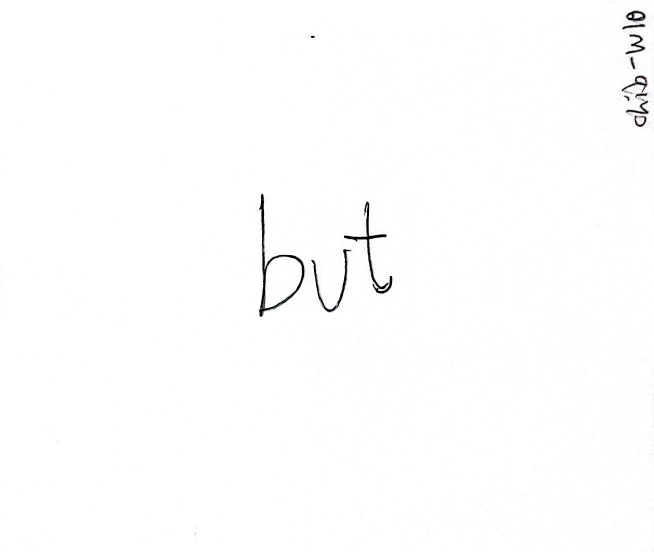
#> input picture Handwriting-Distinguisher/data/raw/raw_images/HAMS-C_10.jpg, 1308 x 1104 px, found by its file name (shown at 1/2 size); its folder holds only this picture in this run
$ python 'test processing script.py'
#> lines starting #> are read from the running program, lines starting #| are printed output that depends on the picture; after the words box and inside, x2 and y2 are one past the last pixel; in counts of white or black regions, pixels touching at a corner belong together
import cv2
import os
import numpy as np

# Configuration Directories
INPUT_DIR = "C:\\Users\\BC-Tech\\Documents\\Chibueze's Code\\Personal-Projects\\Handwriting-Distinguisher\\data\\raw\\raw_images"
OUTPUT_DIR = "C:\\Users\\BC-Tech\\Documents\\Chibueze's Code\\Personal-Projects\\Handwriting-Distinguisher\\data\\processed"
OUTPUT_C = "C:\\Users\\BC-Tech\\Documents\\Chibueze's Code\\Personal-Projects\\Handwriting-Distinguisher\\data\\processed\\HAMS_C"
OUTPUT_K = "C:\\Users\\BC-Tech\\Documents\\Chibueze's Code\\Personal-Projects\\Handwriting-Distinguisher\\data\\processed\\HAMS_K"
OUTPUT_Z = "C:\\Users\\BC-Tech\\Documents\\Chibueze's Code\\Personal-Projects\\Handwriting-Distinguisher\\data\\processed\\HAMS_Z"

TARGET_SIZE = (128, 128)
MARGIN = 0.15 # 15% margin around detected handwriting
EDGE_MARGIN = 0.12 # 12% margin from edges to discard components

os.makedirs(OUTPUT_DIR, exist_ok=True)

for filename in os.listdir(INPUT_DIR):
    if not filename.lower().endswith((".png", ".jpg", ".jpeg")):
        continue

    img = cv2.imread(os.path.join(INPUT_DIR, filename))
#> img is the input picture: shape (1104, 1308, 3); mean B, G, R 253.5, 253.5, 253.5

    # convert to grayscale
    gray = cv2.cvtColor(img, cv2.COLOR_BGR2GRAY)

    # Gaussian blur + Otsu's thresholding
    blurred = cv2.GaussianBlur(gray, (5, 5), 0)
    _, thresh = cv2.threshold(
        blurred, 0, 255, cv2.THRESH_BINARY_INV + cv2.THRESH_OTSU
    )
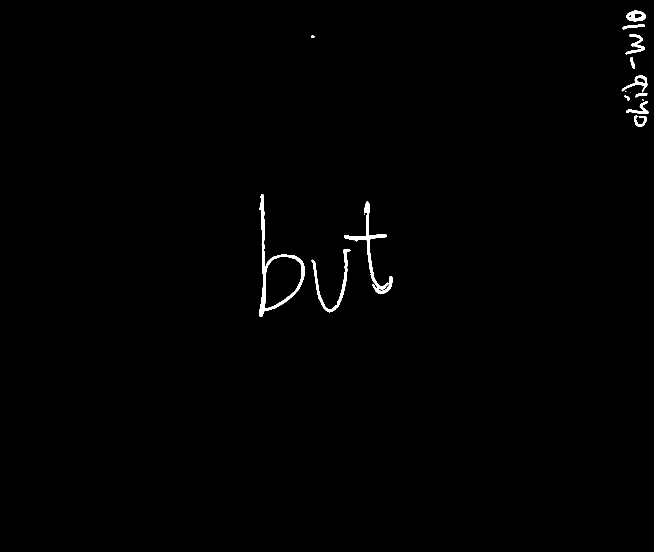
#> thresh: shape (1104, 1308) (shown at 1/2 size); 0.62% white; 17 white regions (4 under 20 px), largest, box (x1, y1, x2, y2) and area: (518, 388, 609, 634) 2789, (688, 403, 785, 587) 2053, (623, 498, 702, 625) 1334

    # connected components (find separate handwriting blobs)
    num_labels, labels, stats, centroids = cv2.connectedComponentsWithStats(thresh)
#> labels: shape (1104, 1308) int32; 18 distinct labels, from 0 to 17
#> num_labels = 18; stats = 18 rows, first 6: [0, 0, 1308, 1104, 1435111], [1252, 21, 39, 22, 525], [1245, 48, 45, 11, 234], [1251, 69, 39, 40, 514], [622, 71, 7, 5, 30], [1261, 114, 9, 24, 126]; centroids = 18 rows, first 8: [652.4, 552.4], [1271.2, 32.07], [1267.2, 52.3], [1272.6, 89.36], [624.9, 73.07], [1264.8, 125.7], [1275.7, 165.8], [1250.8, 182.8]

    h, w = gray.shape
#> h = 1104; w = 1308
    keep_mask = np.zeros_like(thresh)

    for i in range(1, num_labels):
        x, y, bw, bh, area = stats[i]

        cx, cy = centroids[i]

        # discard small noise
        if area < 50:
            continue

        # discard components near edges (likely labels / marks)
        if (
            cx < EDGE_MARGIN * w
            or cx > (1 - EDGE_MARGIN) * w
            or cy < EDGE_MARGIN * h
            or cy > (1 - EDGE_MARGIN) * h
        ):
            continue

        keep_mask[labels == i] = 255
#> this loop made 17 passes
#> (x, y, bw, bh, area, cx, cy) on passes 1, 2, 3, 4, 5, 6, 9, 10, 12, 13, 14, 15: (1252, 21, 39, 22, 525, 1271.2, 32.07), (1245, 48, 45, 11, 234, 1267.2, 52.3), (1251, 69, 39, 40, 514, 1272.6, 89.36), (622, 71, 7, 5, 30, 624.9, 73.07), (1261, 114, 9, 24, 126, 1264.8, 125.7), (1243, 151, 52, 34, 490, 1275.7, 165.8), (1270, 186, 25, 9, 124, 1282.1, 189.3), (1248, 191, 11, 11, 55, 1254.1, 195.1), (1252, 202, 45, 26, 374, 1279.3, 218.8), (1269, 231, 24, 23, 256, 1280.3, 242), (518, 388, 91, 246, 2789, 547.1, 534.2), (688, 403, 97, 184, 2053, 743.4, 504)
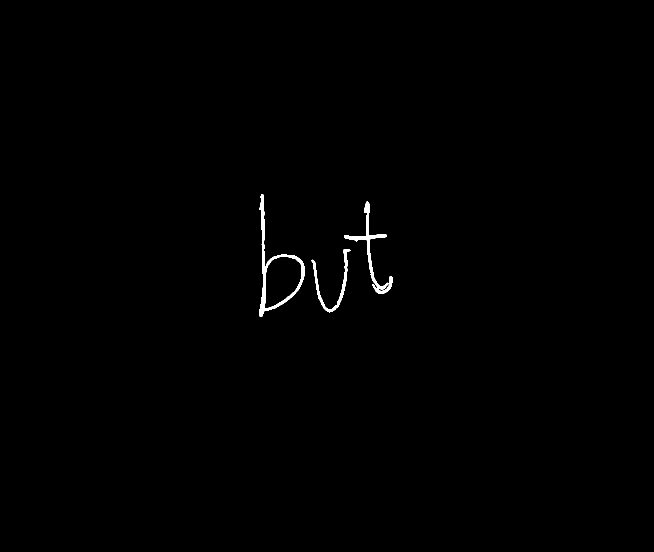
#> keep_mask: shape (1104, 1308) (shown at 1/2 size); 0.43% white; 3 white regions, box (x1, y1, x2, y2) and area: (518, 388, 609, 634) 2789, (688, 403, 785, 587) 2053, (623, 498, 702, 625) 1334

    coords = cv2.findNonZero(keep_mask)
#> coords = contour of 6176 points, box (x1, y1, x2, y2) (518, 388, 785, 634), area 23871

    if coords is None:
        cropped = gray
    else:
        x, y, w2, h2 = cv2.boundingRect(coords)
#> x = 518; y = 388; w2 = 267; h2 = 246

        mx = int(w2 * MARGIN)
#> mx = 40
        my = int(h2 * MARGIN)
#> my = 36

        x = max(0, x - mx)
#> x = 478
        y = max(0, y - my)
#> y = 352
        w2 = min(gray.shape[1] - x, w2 + 2 * mx)
#> w2 = 347
        h2 = min(gray.shape[0] - y, h2 + 2 * my)
#> h2 = 318

        cropped = gray[y:y+h2, x:x+w2]
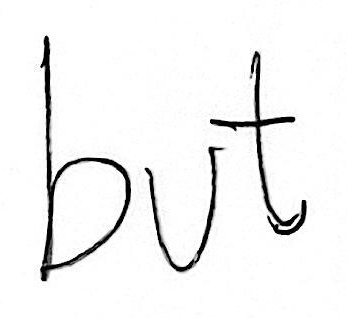
#> cropped: shape (318, 347); min 0, max 255, mean 242.5

    # resize to square with padding
    ch, cw = cropped.shape
#> ch = 318; cw = 347
    scale = min(TARGET_SIZE[0] / cw, TARGET_SIZE[1] / ch)
#> scale = 0.369
    nw, nh = int(cw * scale), int(ch * scale)
#> nw = 127; nh = 117

    resized = cv2.resize(cropped, (nw, nh))
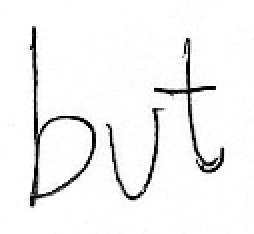
#> resized: shape (117, 127) (shown 2 times larger); min 0, max 255, mean 242.5
    canvas = np.ones(TARGET_SIZE, dtype="uint8") * 255

    xo = (TARGET_SIZE[0] - nw) // 2
#> xo = 0
    yo = (TARGET_SIZE[1] - nh) // 2
#> yo = 5
    canvas[yo:yo+nh, xo:xo+nw] = resized
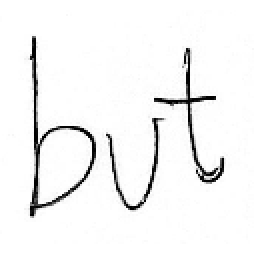
#> canvas: shape (128, 128) (shown 2 times larger); min 0, max 255, mean 243.7

    # Smart saving based on filename
    if "HAMS-C" in filename:
        cv2.imwrite(os.path.join(OUTPUT_C, filename), canvas)
    elif "HAMS-K" in filename:
        cv2.imwrite(os.path.join(OUTPUT_K, filename), canvas)
    elif "HAMS-Z" in filename:
        cv2.imwrite(os.path.join(OUTPUT_Z, filename), canvas)
    else:
        cv2.imwrite(os.path.join(OUTPUT_DIR, filename), canvas)

print("Done.")

$ run again, on Handwriting-Distinguisher/data/raw/raw_images/HAMS-C_114.jpg
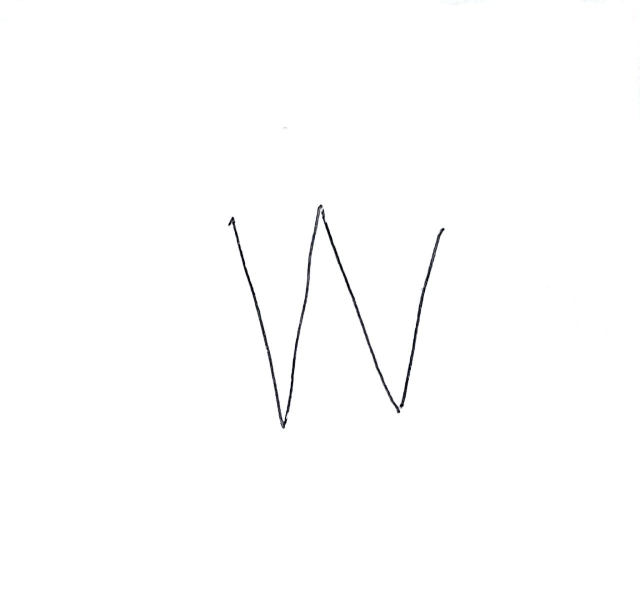
#> input picture Handwriting-Distinguisher/data/raw/raw_images/HAMS-C_114.jpg, 1280 x 1200 px, found by its file name (shown at 1/2 size)
#> img is the input picture: shape (1200, 1280, 3); mean B, G, R 253.8, 253.8, 253.8
#> `_, thresh = cv2.threshold( blurred, 0, 255, cv2.THRESH_BINARY_INV + cv..`:
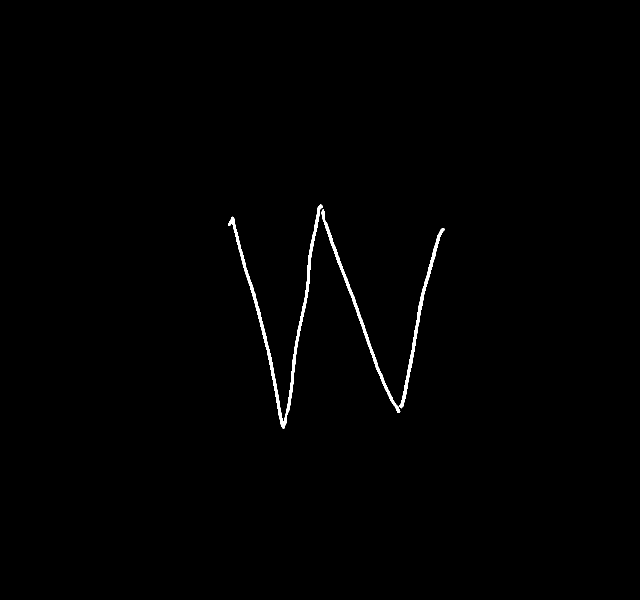
#> thresh: shape (1200, 1280) (shown at 1/2 size); 0.63% white; 3 white regions, box (x1, y1, x2, y2) and area: (456, 409, 645, 857) 5007, (642, 418, 801, 826) 2449, (799, 456, 889, 817) 2264
#> labels: shape (1200, 1280) int32; 4 distinct labels, from 0 to 3
#> num_labels = 4; stats = [[0, 0, 1280, 1200, 1526280], [456, 409, 189, 448, 5007], [642, 418, 159, 408, 2449], [799, 456, 90, 361, 2264]]; centroids = [[639.3, 599.3], [560.6, 633.1], [715.3, 622.5], [839.2, 634.9]]
#> the loop `for i in range(1, num_labels):` made 3 passes
#> (x, y, bw, bh, area, cx, cy) on passes 1 to 3: (456, 409, 189, 448, 5007, 560.6, 633.1), (642, 418, 159, 408, 2449, 715.3, 622.5), (799, 456, 90, 361, 2264, 839.2, 634.9)
#> coords = contour of 9720 points, box (x1, y1, x2, y2) (456, 409, 889, 857), area 26018
#> `x, y, w2, h2 = cv2.boundingRect(coords)`: x = 456; y = 409; w2 = 433; h2 = 448
#> mx = 64
#> my = 67
#> `x = max(0, x - mx)`: x = 392
#> `y = max(0, y - my)`: y = 342
#> `w2 = min(gray.shape[1] - x, w2 + 2 * mx)`: w2 = 561
#> `h2 = min(gray.shape[0] - y, h2 + 2 * my)`: h2 = 582
#> `canvas[yo:yo+nh, xo:xo+nw] = resized`:
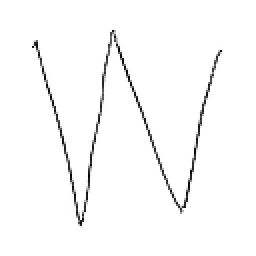
#> canvas: shape (128, 128) (shown 2 times larger); min 1, max 255, mean 249.5
